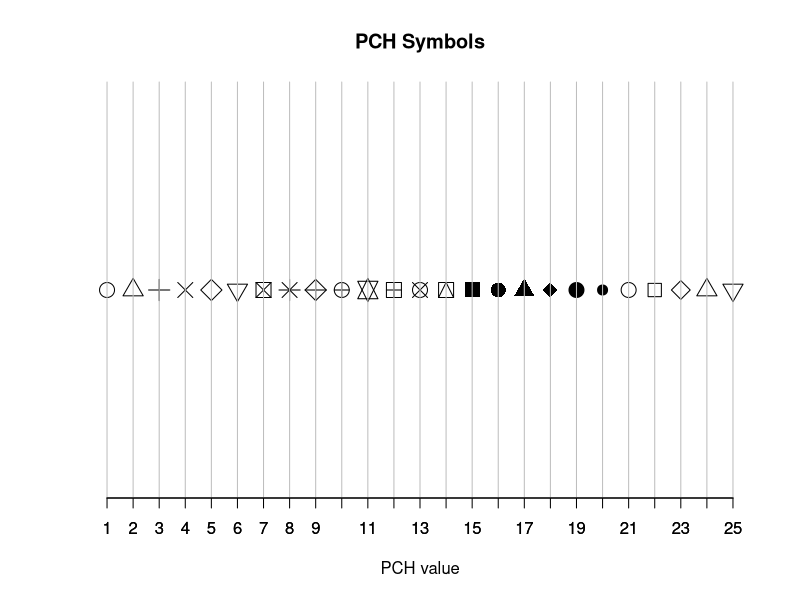

Generate this figure with R:
## ---- chunk 1
pdf("Elmoreplot.pdf") #save the plot to pdf
x<-c(1:25)
plot.pdf=plot(x, rep(1,25), axes=FALSE, main="PCH Symbols", xlab="PCH value", ylab="",  pch=c(1:25), cex=2)
axis(1, at = seq(1,25,1), label=x, tck=1, col.ticks="grey") #add hash marks
axis(1, at=seq(1,25,1), col.ticks="black") #add smaller black ticks
